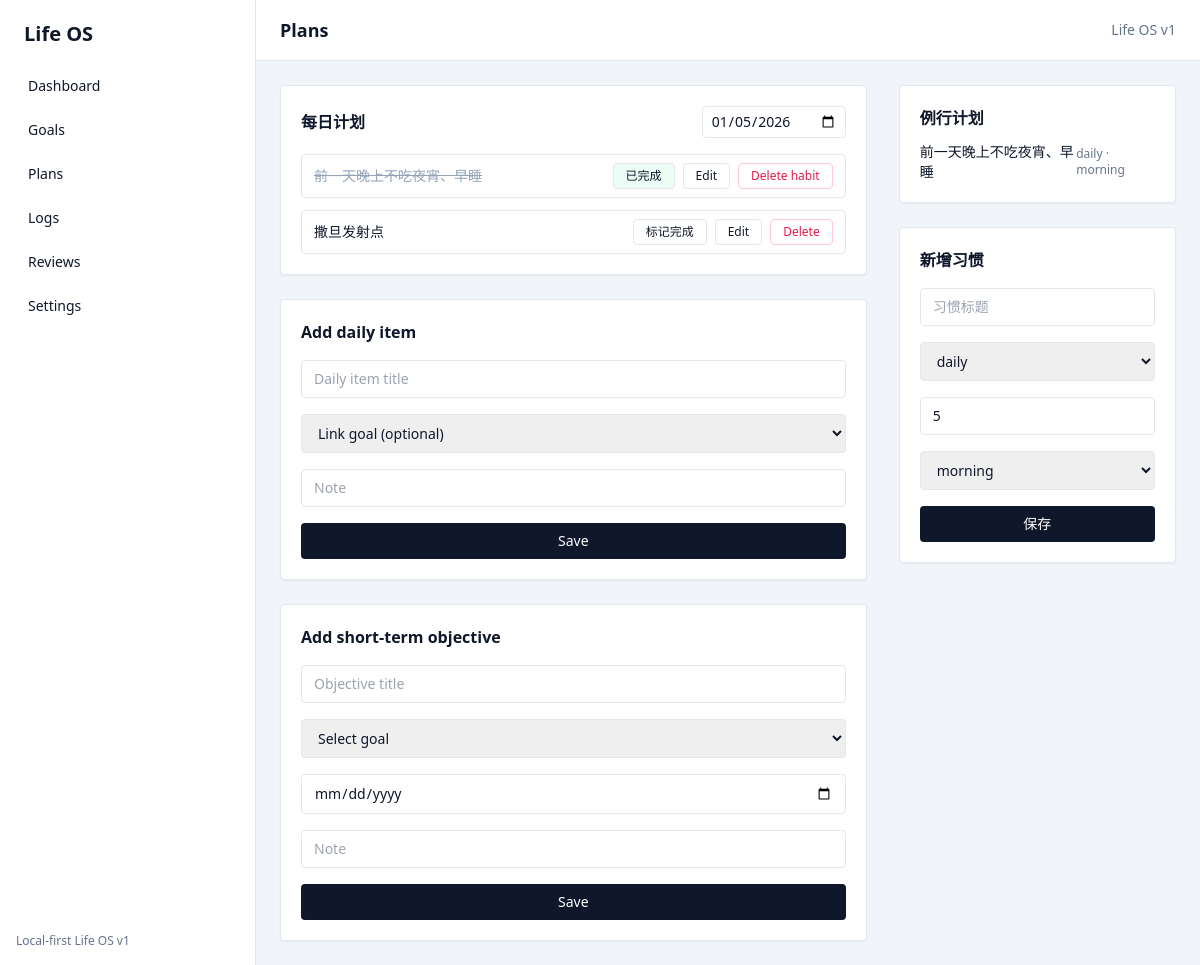
The app's page /plans with its own data.
### app/domain/models.py (models this page shows)
class PlanItem(SQLModel, table=True):
    id: Optional[int] = Field(default=None, primary_key=True)
    daily_plan_id: int = Field(foreign_key="dailyplan.id")
    title: str
    linked_goal_id: Optional[int] = Field(default=None, foreign_key="goal.id")
    linked_habit_id: Optional[int] = Field(default=None, foreign_key="habit.id")
    linked_objective_id: Optional[int] = Field(
        default=None, foreign_key="short_term_objective.id"
    )
    status: str = "pending"
    completed_at: Optional[datetime] = None
    note: str = ""

class HabitTemplate(SQLModel, table=True):
    __tablename__ = "habit"
    id: Optional[int] = Field(default=None, primary_key=True)
    title: str
    frequency: str
    target_per_week: int = 7
    preferred_period: str = "morning"
    active: bool = True
    created_at: datetime = Field(default_factory=datetime.utcnow)

### app/web/routes.py (the view)
@router.get("/plans", response_class=HTMLResponse)
def plans(request: Request, target_date: Optional[str] = None) -> Response:
    session = _get_session(request)
    selected_date = _parse_date(target_date, _today())
    plan = _ensure_daily_plan(session, selected_date)
    _sync_plan_items(session, plan)
    items = session.exec(select(PlanItem).where(PlanItem.daily_plan_id == plan.id)).all()
    habits = session.exec(select(HabitTemplate).where(HabitTemplate.active == True)).all()  # noqa: E712
    goals_list = session.exec(select(Goal)).all()
    return templates.TemplateResponse(
        "plans.html",
        {
            "request": request,
            "selected_date": selected_date,
            "plan_items": items,
            "habits": habits,
            "goals": goals_list,
        },
    )

### app/web/templates/plans.html (shortened to what this page needs)
{% extends "base.html" %}
{% block page_title %}Plans{% endblock %}
{% block content %}
  <div class="grid lg:grid-cols-3 gap-8">
    <div class="lg:col-span-2 space-y-6">
      <div class="bg-white p-5 rounded border border-slate-200 shadow-sm">
        <div class="flex items-center justify-between">
          <div class="text-base font-semibold">每日计划</div>
          <input class="border rounded px-2 py-1 text-sm" type="date" value="{{ selected_date }}" onchange="location.href='/plans?target_date=' + this.value" />
        </div>
        <div class="mt-4 space-y-3" id="plan-list">
          {% if plan_items %}
            {% for item in plan_items %}
              {% include "partials/plan_item.html" %}
            {% endfor %}
          {% else %}
            <div class="text-sm text-slate-500">暂无计划项</div>
          {% endif %}
        </div>
      </div>
      <form class="bg-white p-5 rounded border border-slate-200 shadow-sm space-y-4" method="post" action="/plans/items/daily">
        <div class="text-base font-semibold">Add daily item</div>
        <input class="w-full border rounded px-3 py-2 text-sm" name="title" placeholder="Daily item title" required />
        <select class="w-full border rounded px-3 py-2 text-sm" name="linked_goal_id">
          <option value="">Link goal (optional)</option>
        </select>
        <input class="w-full border rounded px-3 py-2 text-sm" name="note" placeholder="Note" />
        <button class="w-full bg-slate-900 text-white py-2 rounded text-sm">Save</button>
      </form>
      <form class="bg-white p-5 rounded border border-slate-200 shadow-sm space-y-4" method="post" action="/plans/items">
        <div class="text-base font-semibold">Add short-term objective</div>
        <input class="w-full border rounded px-3 py-2 text-sm" name="title" placeholder="Objective title" required />
        <select class="w-full border rounded px-3 py-2 text-sm" name="linked_goal_id" required>
          <option value="" disabled selected>Select goal</option>
        </select>
        <input class="w-full border rounded px-3 py-2 text-sm" type="date" name="due_date" required />
        <input class="w-full border rounded px-3 py-2 text-sm" name="note" placeholder="Note" />
        <button class="w-full bg-slate-900 text-white py-2 rounded text-sm">Save</button>
      </form>
    </div>
    <div class="space-y-6">
      <div class="bg-white p-5 rounded border border-slate-200 shadow-sm">
        <div class="text-base font-semibold">例行计划</div>
        <div class="mt-3 space-y-2">
          {% for habit in habits %}
            <div class="flex items-center justify-between text-sm">
              <div>{{ habit.title }}</div>
              <div class="text-xs text-slate-500">{{ habit.frequency }} · {{ habit.preferred_period }}</div>
            </div>
          {% endfor %}
        </div>
      </div>
      <form class="bg-white p-5 rounded border border-slate-200 shadow-sm space-y-4" method="post" action="/habits">
        <div class="text-base font-semibold">新增习惯</div>
        <input class="w-full border rounded px-3 py-2 text-sm" name="title" placeholder="习惯标题" required />
        <select class="w-full border rounded px-3 py-2 text-sm" name="frequency">
          <option value="daily">daily</option>
        </select>
        <input class="w-full border rounded px-3 py-2 text-sm" name="target_per_week" type="number" min="1" max="7" value="5" />
        <select class="w-full border rounded px-3 py-2 text-sm" name="preferred_period">
          <option value="morning">morning</option>
        </select>
        <button class="w-full bg-slate-900 text-white py-2 rounded text-sm">保存</button>
      </form>
    </div>
  </div>
{% endblock %}

### app/web/templates/base.html (shortened to what this page needs)
<!DOCTYPE html>
<html lang="en">
  <head>
    <script src="https://cdn.tailwindcss.com"></script>
    <link
      rel="stylesheet"
      href="https://cdn.jsdelivr.net/npm/@fontsource/space-grotesk@5.0.18/index.css"
    />
  </head>
  <body class="bg-slate-100 text-slate-900">
    <div class="min-h-screen flex">
      <aside
        id="sidebar"
        class="bg-white w-64 border-r border-slate-200 hidden md:flex flex-col"
      >
        <div class="px-6 py-5 text-xl font-semibold">Life OS</div>
        <nav class="flex-1 px-4 space-y-2 text-sm">
          <a class="block px-3 py-2 rounded hover:bg-slate-100" href="/dashboard">Dashboard</a>
          <a class="block px-3 py-2 rounded hover:bg-slate-100" href="/goals">Goals</a>
          <a class="block px-3 py-2 rounded hover:bg-slate-100" href="/plans">Plans</a>
          <a class="block px-3 py-2 rounded hover:bg-slate-100" href="/logs">Logs</a>
          <a class="block px-3 py-2 rounded hover:bg-slate-100" href="/reviews">Reviews</a>
          <a class="block px-3 py-2 rounded hover:bg-slate-100" href="/settings">Settings</a>
        </nav>
        <div class="px-4 py-4 text-xs text-slate-500">Local-first Life OS v1</div>
      </aside>
      <div class="flex-1 flex flex-col">
        <header class="bg-white border-b border-slate-200 px-6 py-4 flex items-center justify-between">
          <div class="flex items-center gap-3">
            <div class="font-semibold text-lg">{% block page_title %}{% endblock %}</div>
          </div>
          <div class="text-sm text-slate-500">Life OS v1</div>
        </header>
        <main class="flex-1 px-6 py-6">
          <div class="mx-auto w-full max-w-6xl">{% block content %}{% endblock %}</div>
        </main>
      </div>
    </div>
  </body>
</html>

### app/web/templates/partials/plan_item.html (shortened to what this page needs)
<div class="plan-item flex items-center justify-between border border-slate-200 rounded px-3 py-2 text-sm">
  <div class="flex-1">
    <div class="{% if item.completed_at %}line-through text-slate-400{% endif %}">{{ item.title }}</div>
  </div>
  <div class="flex items-center gap-2">
  <form
    hx-post="/plans/items/{{ item.id }}/toggle"
    hx-target="closest .plan-item"
    hx-swap="outerHTML"
  >
    <button class="text-xs px-3 py-1 border rounded {% if item.completed_at %}bg-emerald-50{% endif %}">
      {{ "已完成" if item.completed_at else "标记完成" }}
    </button>
  </form>
    <button
      class="text-xs px-3 py-1 border rounded"
      hx-get="/plans/items/{{ item.id }}/edit"
      hx-target="closest .plan-item"
      hx-swap="outerHTML"
    >
      Edit
    </button>
    <button
      class="text-xs px-3 py-1 border rounded text-rose-600 border-rose-200"
      hx-post="/plans/items/{{ item.id }}/delete"
      hx-target="closest .plan-item"
      hx-swap="outerHTML"
      hx-confirm="{% if item.linked_habit_id %}Confirm delete Habit &quot;{{ item.title }}&quot;? This will stop future weekly/daily generation.{% else %}Confirm delete Plan &quot;{{ item.title }}&quot;? This action cannot be undone.{% endif %}"
    >
      {% if item.linked_habit_id %}Delete habit{% else %}Delete{% endif %}
    </button>
  </div>
</div>

### app/web/templates/base.html (style rules this page uses)
body { font-family: "Space Grotesk", ui-sans-serif, system-ui; }

### records on screen
PlanItem: title "前一天晚上不吃夜宵、早睡", completed_at "已完成", shows "Delete habit"
PlanItem: title "撒旦发射点", completed_at "标记完成", shows "Delete"
HabitTemplate: title "前一天晚上不吃夜宵、早睡", frequency "daily", preferred_period "morning"
